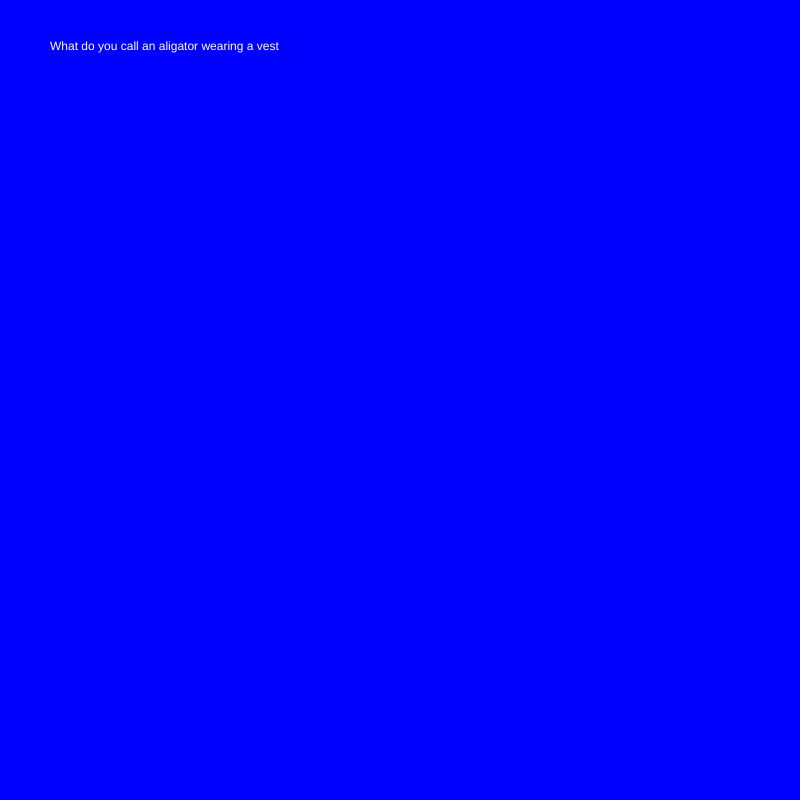
Frame 1 (no input)
Frame 60 (no input): identical to frame 1, image omitted
Frame 120 (the mouse pressed at the canvas centre since frame 60): identical to frame 1, image omitted

The p5.js sketch that drew this single still picture (run headless with seeded random() and noise() and a simulated clock; from frame 60 on, the mouse is pressed at the canvas centre):

// p5.js sketch
// ── sketch.js
var myState = 0;

function setup() {
  // put setup code here
  createCanvas(800, 800);
  background("blue");
}

function draw() {
  // put drawing "code here

  switch (myState) {
    case 0:
      background("blue");
      fill("white");
      text("What do you call an aligator wearing a vest", 50, 50);
      break;

    case 1:
      background("green");
      fill("white");
      text("What do you call an aligator wearing a vest", 50, 50)
      text("An Investigator", 50, 100);
      break;


  }


}

function mouseReleased() {
myState ++;
if (myState > 1){
  myState = 0;
}

}
